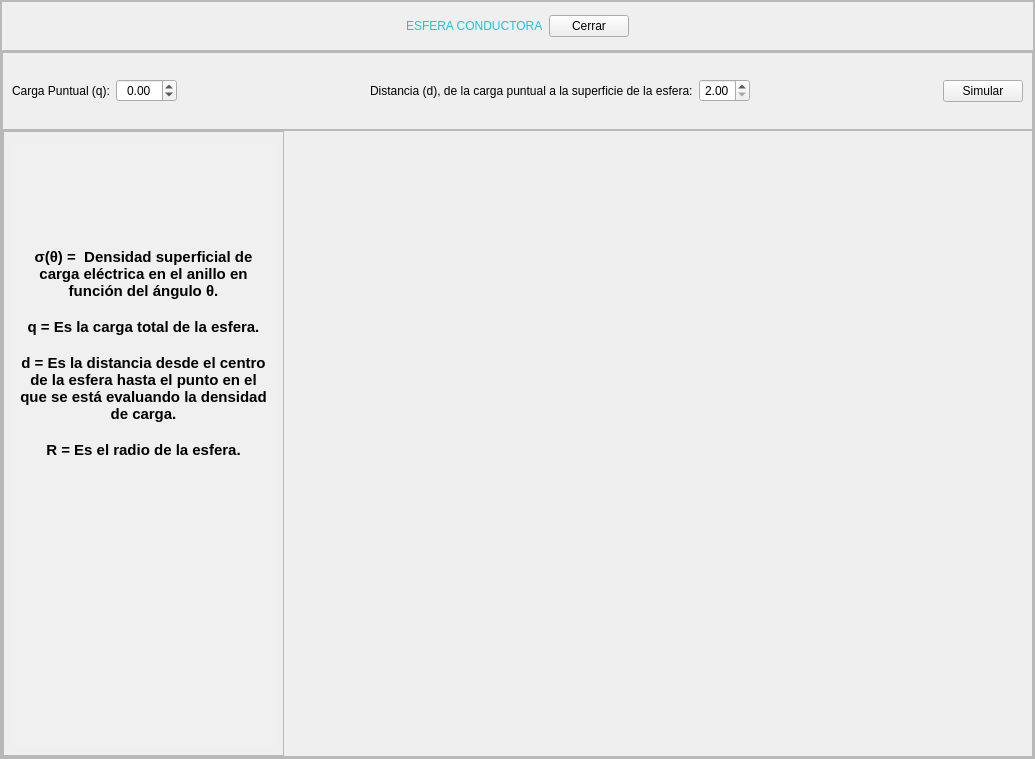
<?xml version="1.0" encoding="UTF-8"?>
<ui version="4.0">
 <class>MainWindow</class>
 <widget class="QMainWindow" name="MainWindow">
  <property name="geometry">
   <rect>
    <x>0</x>
    <y>0</y>
    <width>1035</width>
    <height>759</height>
   </rect>
  </property>
  <property name="windowTitle">
   <string>MainWindow</string>
  </property>
  <widget class="QWidget" name="centralwidget">
   <layout class="QVBoxLayout" name="verticalLayout">
    <property name="spacing">
     <number>0</number>
    </property>
    <property name="leftMargin">
     <number>0</number>
    </property>
    <property name="topMargin">
     <number>0</number>
    </property>
    <property name="rightMargin">
     <number>0</number>
    </property>
    <property name="bottomMargin">
     <number>0</number>
    </property>
    <item>
     <widget class="QFrame" name="frame">
      <property name="frameShape">
       <enum>QFrame::StyledPanel</enum>
      </property>
      <property name="frameShadow">
       <enum>QFrame::Raised</enum>
      </property>
      <layout class="QVBoxLayout" name="verticalLayout_2" stretch="1,8">
       <property name="spacing">
        <number>0</number>
       </property>
       <property name="leftMargin">
        <number>0</number>
       </property>
       <property name="topMargin">
        <number>0</number>
       </property>
       <property name="rightMargin">
        <number>0</number>
       </property>
       <property name="bottomMargin">
        <number>0</number>
       </property>
       <item>
        <widget class="QFrame" name="frame_2">
         <property name="maximumSize">
          <size>
           <width>16777215</width>
           <height>50</height>
          </size>
         </property>
         <property name="styleSheet">
          <string notr="true">QLabel{
font: 87 12pt &quot;Arial Black&quot;;
color: rgb(20, 200,220);
}

QPushButton{
	font: 10pt &quot;MS Shell Dlg 2&quot;;
}</string>
         </property>
         <property name="frameShape">
          <enum>QFrame::StyledPanel</enum>
         </property>
         <property name="frameShadow">
          <enum>QFrame::Raised</enum>
         </property>
         <layout class="QHBoxLayout" name="horizontalLayout">
          <item>
           <spacer name="horizontalSpacer">
            <property name="orientation">
             <enum>Qt::Horizontal</enum>
            </property>
            <property name="sizeHint" stdset="0">
             <size>
              <width>275</width>
              <height>20</height>
             </size>
            </property>
           </spacer>
          </item>
          <item>
           <widget class="QLabel" name="label">
            <property name="text">
             <string>ESFERA CONDUCTORA</string>
            </property>
           </widget>
          </item>
          <item>
           <widget class="QPushButton" name="button_cerrar">
            <property name="text">
             <string>Cerrar</string>
            </property>
           </widget>
          </item>
          <item>
           <spacer name="horizontalSpacer_2">
            <property name="orientation">
             <enum>Qt::Horizontal</enum>
            </property>
            <property name="sizeHint" stdset="0">
             <size>
              <width>274</width>
              <height>20</height>
             </size>
            </property>
           </spacer>
          </item>
         </layout>
        </widget>
       </item>
       <item>
        <widget class="QFrame" name="frame_3">
         <property name="frameShape">
          <enum>QFrame::StyledPanel</enum>
         </property>
         <property name="frameShadow">
          <enum>QFrame::Raised</enum>
         </property>
         <layout class="QVBoxLayout" name="verticalLayout_3" stretch="1,8">
          <property name="spacing">
           <number>0</number>
          </property>
          <property name="leftMargin">
           <number>0</number>
          </property>
          <property name="topMargin">
           <number>0</number>
          </property>
          <property name="rightMargin">
           <number>0</number>
          </property>
          <property name="bottomMargin">
           <number>0</number>
          </property>
          <item>
           <widget class="QFrame" name="frame_4">
            <property name="styleSheet">
             <string notr="true">font: 10pt &quot;MS Shell Dlg 2&quot;;</string>
            </property>
            <property name="frameShape">
             <enum>QFrame::StyledPanel</enum>
            </property>
            <property name="frameShadow">
             <enum>QFrame::Raised</enum>
            </property>
            <layout class="QHBoxLayout" name="horizontalLayout_2">
             <item>
              <widget class="QLabel" name="label_2">
               <property name="text">
                <string>Carga Puntual (q):</string>
               </property>
              </widget>
             </item>
             <item>
              <widget class="QDoubleSpinBox" name="sBox_q">
               <property name="alignment">
                <set>Qt::AlignCenter</set>
               </property>
               <property name="minimum">
                <double>-10.000000000000000</double>
               </property>
               <property name="maximum">
                <double>10.000000000000000</double>
               </property>
              </widget>
             </item>
             <item>
              <spacer name="horizontalSpacer_3">
               <property name="orientation">
                <enum>Qt::Horizontal</enum>
               </property>
               <property name="sizeHint" stdset="0">
                <size>
                 <width>133</width>
                 <height>20</height>
                </size>
               </property>
              </spacer>
             </item>
             <item>
              <widget class="QLabel" name="label_3">
               <property name="styleSheet">
                <string notr="true"/>
               </property>
               <property name="text">
                <string>Distancia (d), de la carga puntual a la superficie de la esfera:</string>
               </property>
              </widget>
             </item>
             <item>
              <widget class="QDoubleSpinBox" name="sBox_d">
               <property name="alignment">
                <set>Qt::AlignCenter</set>
               </property>
               <property name="minimum">
                <double>2.000000000000000</double>
               </property>
               <property name="maximum">
                <double>5.000000000000000</double>
               </property>
               <property name="value">
                <double>2.000000000000000</double>
               </property>
              </widget>
             </item>
             <item>
              <spacer name="horizontalSpacer_4">
               <property name="orientation">
                <enum>Qt::Horizontal</enum>
               </property>
               <property name="sizeHint" stdset="0">
                <size>
                 <width>133</width>
                 <height>20</height>
                </size>
               </property>
              </spacer>
             </item>
             <item>
              <widget class="QPushButton" name="button_simular">
               <property name="text">
                <string>Simular</string>
               </property>
              </widget>
             </item>
            </layout>
           </widget>
          </item>
          <item>
           <widget class="QFrame" name="frame_5">
            <property name="frameShape">
             <enum>QFrame::StyledPanel</enum>
            </property>
            <property name="frameShadow">
             <enum>QFrame::Raised</enum>
            </property>
            <layout class="QHBoxLayout" name="horizontalLayout_3" stretch="3,8">
             <property name="spacing">
              <number>0</number>
             </property>
             <property name="leftMargin">
              <number>0</number>
             </property>
             <property name="topMargin">
              <number>0</number>
             </property>
             <property name="rightMargin">
              <number>0</number>
             </property>
             <property name="bottomMargin">
              <number>0</number>
             </property>
             <item>
              <widget class="QFrame" name="frame_6">
               <property name="frameShape">
                <enum>QFrame::StyledPanel</enum>
               </property>
               <property name="frameShadow">
                <enum>QFrame::Raised</enum>
               </property>
               <layout class="QVBoxLayout" name="verticalLayout_4">
                <item>
                 <widget class="QTextEdit" name="textEdit">
                  <property name="styleSheet">
                   <string notr="true">background-color: rgb(240, 240, 240);</string>
                  </property>
                  <property name="frameShape">
                   <enum>QFrame::NoFrame</enum>
                  </property>
                  <property name="frameShadow">
                   <enum>QFrame::Plain</enum>
                  </property>
                  <property name="readOnly">
                   <bool>true</bool>
                  </property>
                  <property name="html">
                   <string>&lt;!DOCTYPE HTML PUBLIC &quot;-//W3C//DTD HTML 4.0//EN&quot; &quot;http://www.w3.org/TR/REC-html40/strict.dtd&quot;&gt;
&lt;html&gt;&lt;head&gt;&lt;meta name=&quot;qrichtext&quot; content=&quot;1&quot; /&gt;&lt;style type=&quot;text/css&quot;&gt;
p, li { white-space: pre-wrap; }
&lt;/style&gt;&lt;/head&gt;&lt;body style=&quot; font-family:'MS Shell Dlg 2'; font-size:7.8pt; font-weight:400; font-style:normal;&quot;&gt;
&lt;p align=&quot;center&quot; style=&quot;-qt-paragraph-type:empty; margin-top:0px; margin-bottom:0px; margin-left:0px; margin-right:0px; -qt-block-indent:0; text-indent:0px;&quot;&gt;&lt;br /&gt;&lt;/p&gt;
&lt;p align=&quot;center&quot; style=&quot;-qt-paragraph-type:empty; margin-top:0px; margin-bottom:0px; margin-left:0px; margin-right:0px; -qt-block-indent:0; text-indent:0px; font-size:10pt;&quot;&gt;&lt;br /&gt;&lt;/p&gt;
&lt;p align=&quot;center&quot; style=&quot;-qt-paragraph-type:empty; margin-top:0px; margin-bottom:0px; margin-left:0px; margin-right:0px; -qt-block-indent:0; text-indent:0px; font-size:10pt;&quot;&gt;&lt;br /&gt;&lt;/p&gt;
&lt;p align=&quot;center&quot; style=&quot;-qt-paragraph-type:empty; margin-top:0px; margin-bottom:0px; margin-left:0px; margin-right:0px; -qt-block-indent:0; text-indent:0px; font-size:10pt;&quot;&gt;&lt;br /&gt;&lt;/p&gt;
&lt;p align=&quot;center&quot; style=&quot;-qt-paragraph-type:empty; margin-top:0px; margin-bottom:0px; margin-left:0px; margin-right:0px; -qt-block-indent:0; text-indent:0px; font-size:10pt;&quot;&gt;&lt;br /&gt;&lt;/p&gt;
&lt;p align=&quot;center&quot; style=&quot;-qt-paragraph-type:empty; margin-top:0px; margin-bottom:0px; margin-left:0px; margin-right:0px; -qt-block-indent:0; text-indent:0px; font-size:10pt;&quot;&gt;&lt;br /&gt;&lt;/p&gt;
&lt;p align=&quot;center&quot; style=&quot;-qt-paragraph-type:empty; margin-top:0px; margin-bottom:0px; margin-left:0px; margin-right:0px; -qt-block-indent:0; text-indent:0px; font-size:10pt;&quot;&gt;&lt;br /&gt;&lt;/p&gt;
&lt;p align=&quot;center&quot; style=&quot; margin-top:0px; margin-bottom:0px; margin-left:0px; margin-right:0px; -qt-block-indent:0; text-indent:0px;&quot;&gt;&lt;span style=&quot; font-size:11pt; font-weight:600;&quot;&gt;σ(θ) =  Densidad superficial de carga eléctrica en el anillo en función del ángulo θ.&lt;/span&gt;&lt;/p&gt;
&lt;p align=&quot;center&quot; style=&quot;-qt-paragraph-type:empty; margin-top:0px; margin-bottom:0px; margin-left:0px; margin-right:0px; -qt-block-indent:0; text-indent:0px; font-size:11pt; font-weight:600;&quot;&gt;&lt;br /&gt;&lt;/p&gt;
&lt;p align=&quot;center&quot; style=&quot; margin-top:0px; margin-bottom:0px; margin-left:0px; margin-right:0px; -qt-block-indent:0; text-indent:0px;&quot;&gt;&lt;span style=&quot; font-size:11pt; font-weight:600;&quot;&gt;q = Es la carga total de la esfera.&lt;/span&gt;&lt;/p&gt;
&lt;p align=&quot;center&quot; style=&quot;-qt-paragraph-type:empty; margin-top:0px; margin-bottom:0px; margin-left:0px; margin-right:0px; -qt-block-indent:0; text-indent:0px; font-size:11pt; font-weight:600;&quot;&gt;&lt;br /&gt;&lt;/p&gt;
&lt;p align=&quot;center&quot; style=&quot; margin-top:0px; margin-bottom:0px; margin-left:0px; margin-right:0px; -qt-block-indent:0; text-indent:0px;&quot;&gt;&lt;span style=&quot; font-size:11pt; font-weight:600;&quot;&gt;d = Es la distancia desde el centro de la esfera hasta el punto en el que se está evaluando la densidad de carga.&lt;/span&gt;&lt;/p&gt;
&lt;p align=&quot;center&quot; style=&quot;-qt-paragraph-type:empty; margin-top:0px; margin-bottom:0px; margin-left:0px; margin-right:0px; -qt-block-indent:0; text-indent:0px; font-size:11pt; font-weight:600;&quot;&gt;&lt;br /&gt;&lt;/p&gt;
&lt;p align=&quot;center&quot; style=&quot; margin-top:0px; margin-bottom:0px; margin-left:0px; margin-right:0px; -qt-block-indent:0; text-indent:0px;&quot;&gt;&lt;span style=&quot; font-size:11pt; font-weight:600;&quot;&gt;R = Es el radio de la esfera.&lt;/span&gt;&lt;/p&gt;&lt;/body&gt;&lt;/html&gt;</string>
                  </property>
                 </widget>
                </item>
               </layout>
              </widget>
             </item>
             <item>
              <layout class="QVBoxLayout" name="graf_esfera">
               <property name="spacing">
                <number>0</number>
               </property>
              </layout>
             </item>
            </layout>
           </widget>
          </item>
         </layout>
        </widget>
       </item>
      </layout>
     </widget>
    </item>
   </layout>
  </widget>
 </widget>
 <resources/>
 <connections/>
</ui>
